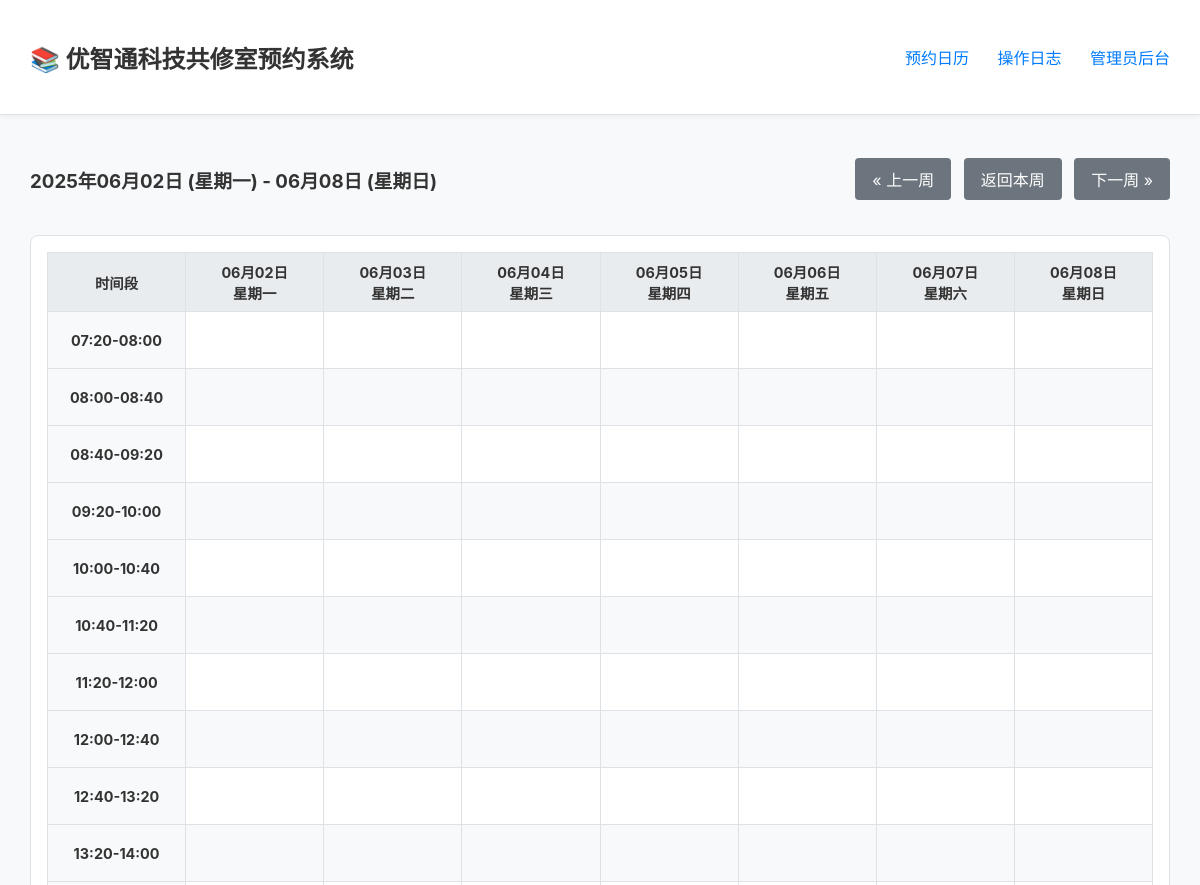
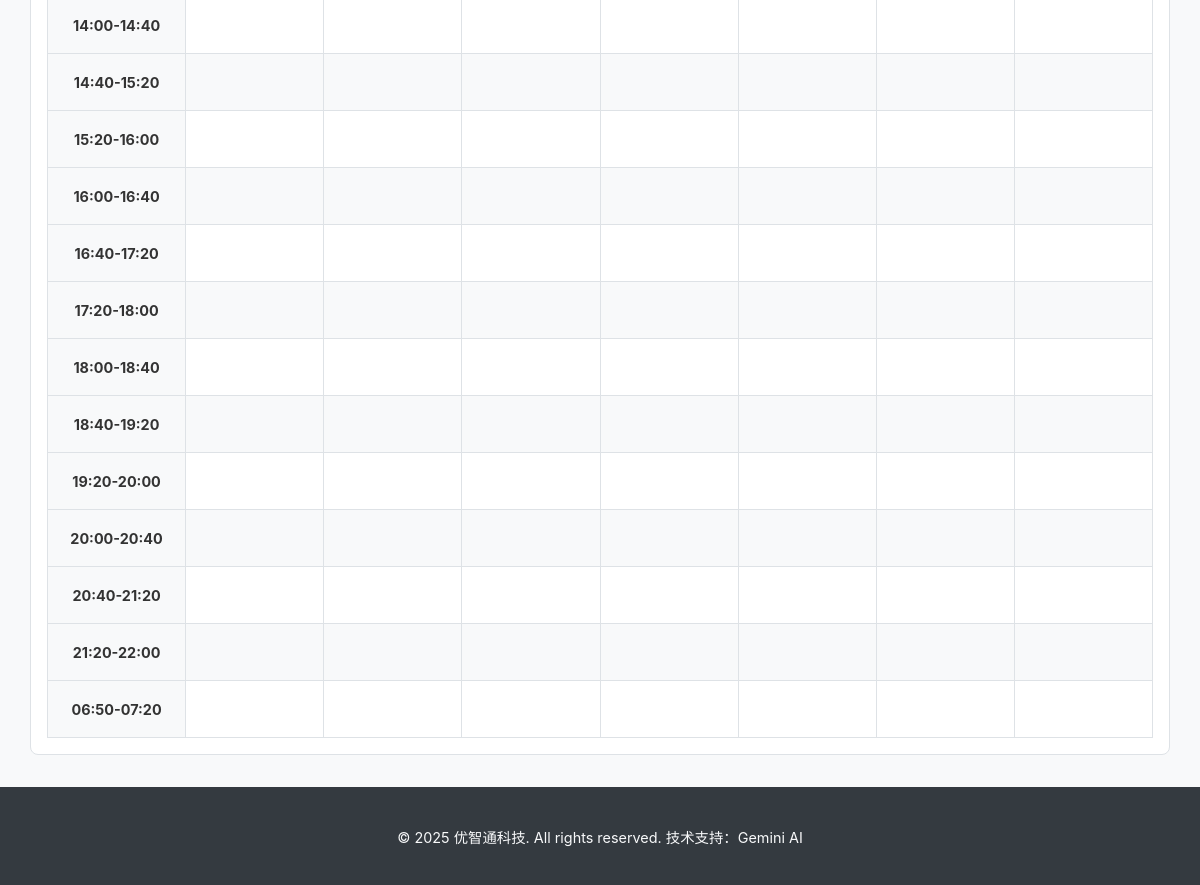
The app's page /schedule with its own data (2 pictures, top to bottom).
### app.py (models this page shows)
    class TimeSlot(sql_alchemy_db.Model):
        id = sql_alchemy_db.Column(sql_alchemy_db.Integer, primary_key=True)
        slot_value = sql_alchemy_db.Column(sql_alchemy_db.String(50), unique=True, nullable=False)
        order = sql_alchemy_db.Column(sql_alchemy_db.Integer)

### app.py (the view)
@app.route('/schedule')
@check_db_connection
def schedule():
    start_date_str = request.args.get('start_date')
    today = date.today()
    start_date = datetime.strptime(start_date_str, '%Y-%m-%d').date() if start_date_str else today
    current_monday = start_date - timedelta(days=start_date.weekday())
    week_dates = [(current_monday + timedelta(days=i)) for i in range(7)]
    reservations = {}
    special_dates = set()
    time_slots = get_time_slots()  # *** 修改点：从数据库动态获取 ***
    if db_is_redis:
        special_dates = db.smembers('special_dates') or set()
        with db.pipeline() as pipe:
            for d in week_dates:
                for ts in time_slots: pipe.get(f"reservation:{d.isoformat()}:{ts}")
            results = pipe.execute()
        i = 0
        for d in week_dates:
            for ts in time_slots:
                if results[i]: reservations[f"{d.isoformat()}:{ts}"] = results[i]
                i += 1
    else:
        res_results = Reservation.query.all();
        special_dates = {sd.date_str for sd in SpecialDate.query.all()}
        for res in res_results: reservations[res.id] = res.user_name
    return render_template(
        'index.html',
        week_dates=week_dates, time_slots=time_slots, reservations=reservations,
        special_dates=special_dates, special_date_name="斋日", date_range_start=week_dates[0],
        date_range_end=week_dates[-1], prev_week_start_date=(current_monday - timedelta(weeks=1)).isoformat(),
        next_week_start_date=(current_monday + timedelta(weeks=1)).isoformat(), today_start_date=today.isoformat()
    )

### app.py (called while the page is built)
def get_time_slots():
    if db_is_redis:
        return db.lrange(TIME_SLOTS_KEY, 0, -1)
    else:
        slots = TimeSlot.query.order_by(TimeSlot.order).all()
        return [s.slot_value for s in slots]

def check_db_connection(f):
    @wraps(f)
    def decorated_function(*args, **kwargs):
        db_handle = db if db_is_redis else db.session
        if db_handle is None: return "数据库连接失败，请检查服务器配置或环境变量。", 503
        return f(*args, **kwargs)
    return decorated_function

### templates/index.html (shortened to what this page needs)
{% extends "base.html" %}
{% block content %}
<div class="schedule-header">
    <div class="date-range">
        <h3>{{ date_range_start.strftime('%Y年%m月%d日') }} ({{ date_range_start.strftime('%A') | replace('Monday', '星期一') | replace('Tuesday', '星期二') | replace('Wednesday', '星期三') | replace('Thursday', '星期四') | replace('Friday', '星期五') | replace('Saturday', '星期六') | replace('Sunday', '星期日') }}) - {{ date_range_end.strftime('%m月%d日') }} ({{ date_range_end.strftime('%A') | replace('Monday', '星期一') | replace('Tuesday', '星期二') | replace('Wednesday', '星期三') | replace('Thursday', '星期四') | replace('Friday', '星期五') | replace('Saturday', '星期六') | replace('Sunday', '星期日') }})</h3>
    </div>
    <div class="navigation">
        <a href="{{ url_for('schedule', start_date=prev_week_start_date) }}" class="button">&laquo; 上一周</a>
        <a href="{{ url_for('schedule', start_date=today_start_date) }}" class="button">返回本周</a>
        <a href="{{ url_for('schedule', start_date=next_week_start_date) }}" class="button">下一周 &raquo;</a>
    </div>
</div>
<div class="schedule-grid-container">
    <table class="schedule-grid">
        <thead>
            <tr>
                <th class="time-header">时间段</th>
                {% for day in week_dates %}
                <th class="{% if day.isoformat() in special_dates %}special-date{% endif %}">
                    {{ day.strftime('%m月%d日') }}<br>
                    {{ day.strftime('%A') | replace('Monday', '星期一') | replace('Tuesday', '星期二') | replace('Wednesday', '星期三') | replace('Thursday', '星期四') | replace('Friday', '星期五') | replace('Saturday', '星期六') | replace('Sunday', '星期日') }}
                </th>
                {% endfor %}
            </tr>
        </thead>
        <tbody>
            {% for time_slot in time_slots %}
            <tr>
                <td class="time-slot-label">{{ time_slot }}</td>
                {% for day in week_dates %}
                {% set res_key = day.isoformat() + ':' + time_slot %}
                <td data-date="{{ day.isoformat() }}" data-time="{{ time_slot }}" data-user="{{ reservations.get(res_key, '') }}">
                </td>
                {% endfor %}
            </tr>
            {% endfor %}
        </tbody>
    </table>
</div>
{% endblock %}

### templates/base.html (shortened to what this page needs)
<!DOCTYPE html>
<html lang="zh-CN">
<head>
    <link rel="stylesheet" href="{{ url_for('static', filename='css/style.css') }}">
</head>
<body>
    <header>
        <div class="container">
            <h1><a href="{{ url_for('welcome') }}">📚 优智通科技共修室预约系统</a></h1>
            <nav>
                <a href="{{ url_for('schedule') }}">预约日历</a>
                <a href="{{ url_for('logs') }}">操作日志</a>
                <a href="{{ url_for('admin') }}">管理员后台</a>
            </nav>
        </div>
    </header>
    <main>
        <div class="container">
            {% block content %}{% endblock %}
        </div>
    </main>
    <footer>
        <div class="container">
            <p>&copy; 2025 优智通科技. All rights reserved. 技术支持：Gemini AI</p>
        </div>
    </footer>
</body>
</html>

### static/css/style.css (style rules this page uses)
:root { --primary-color: #007bff; --primary-hover-color: #0056b3; --danger-color: #dc3545; --danger-hover-color: #c82333; --special-date-bg: #fff3cd; --border-color: #dee2e6; --background-color: #f8f9fa; --text-color: #333; --header-bg: #ffffff; --footer-bg: #343a40; --footer-text: #f8f9fa; --font-family: -apple-system, BlinkMacSystemFont, "Segoe UI", Roboto, "Helvetica Neue", Arial, sans-serif; }
body { font-family: var(--font-family); margin: 0; background-color: var(--background-color); color: var(--text-color); display: flex; flex-direction: column; min-height: 100vh; }
.container { width: 95%; max-width: 1400px; margin: 0 auto; padding: 0 1rem; }
header { background: var(--header-bg); border-bottom: 1px solid var(--border-color); padding: 1rem 0; box-shadow: 0 2px 4px rgba(0,0,0,0.05); }
header .container { display: flex; justify-content: space-between; align-items: center; }
header h1 a { text-decoration: none; color: var(--text-color); font-size: 1.5rem; }
header nav a { margin-left: 1.5rem; text-decoration: none; color: var(--primary-color); font-weight: 500; }
main { flex-grow: 1; padding: 2rem 0; }
footer { background: var(--footer-bg); color: var(--footer-text); padding: 1.5rem 0; text-align: center; font-size: 0.9rem; }
.button, .button-primary, .button-danger, .button-danger-small { display: inline-block; padding: 0.5rem 1rem; border: 1px solid transparent; border-radius: 0.25rem; text-decoration: none; cursor: pointer; font-size: 1rem; transition: all 0.2s ease-in-out; text-align: center; }
.button { background-color: #6c757d; color: white; }
.schedule-header { display: flex; justify-content: space-between; align-items: center; flex-wrap: wrap; margin-bottom: 1.5rem; }
.navigation a { margin-left: 0.5rem; }
.schedule-grid-container { overflow-x: auto; background: white; border: 1px solid var(--border-color); border-radius: 8px; padding: 1rem; }
.schedule-grid { width: 100%; border-collapse: collapse; table-layout: fixed; }
.schedule-grid th, .schedule-grid td { border: 1px solid var(--border-color); padding: 0.5rem; text-align: center; min-width: 120px; font-size: 0.9rem; }
.schedule-grid thead th { background-color: #e9ecef; position: sticky; top: 0; z-index: 10; }
.schedule-grid .time-header { min-width: 100px; }
.schedule-grid .time-slot-label { font-weight: bold; background-color: #f8f9fa; }
.schedule-grid tbody td { cursor: pointer; transition: background-color 0.2s; height: 40px; white-space: nowrap; overflow: hidden; text-overflow: ellipsis; }
table { width: 100%; border-collapse: collapse; }
table th, table td { padding: 0.75rem; border-bottom: 1px solid var(--border-color); text-align: left; }
table thead th { background-color: #e9ecef; }
table tbody tr:nth-child(even) { background-color: #f8f9fa; }

### records on screen
TimeSlot: slot_value "07:20-08:00"
TimeSlot: slot_value "08:00-08:40"
TimeSlot: slot_value "08:40-09:20"
TimeSlot: slot_value "09:20-10:00"
TimeSlot: slot_value "10:00-10:40"
TimeSlot: slot_value "10:40-11:20"
TimeSlot: slot_value "11:20-12:00"
TimeSlot: slot_value "12:00-12:40"
TimeSlot: slot_value "12:40-13:20"
TimeSlot: slot_value "13:20-14:00"
TimeSlot: slot_value "14:00-14:40"
TimeSlot: slot_value "14:40-15:20"
TimeSlot: slot_value "15:20-16:00"
TimeSlot: slot_value "16:00-16:40"
TimeSlot: slot_value "16:40-17:20"
TimeSlot: slot_value "17:20-18:00"
TimeSlot: slot_value "18:00-18:40"
TimeSlot: slot_value "18:40-19:20"
TimeSlot: slot_value "19:20-20:00"
TimeSlot: slot_value "20:00-20:40"
TimeSlot: slot_value "20:40-21:20"
TimeSlot: slot_value "21:20-22:00"
TimeSlot: slot_value "06:50-07:20"

### other values on screen
{{ date_range_start.strftime('%Y年%m月%d日') }} "2025年06月02日"
{{ date_range_end.strftime('%m月%d日') }} "06月08日"
{{ day.strftime('%m月%d日') }} "06月02日" "06月03日" "06月04日" "06月05日" "06月06日" "06月07日" "06月08日"
